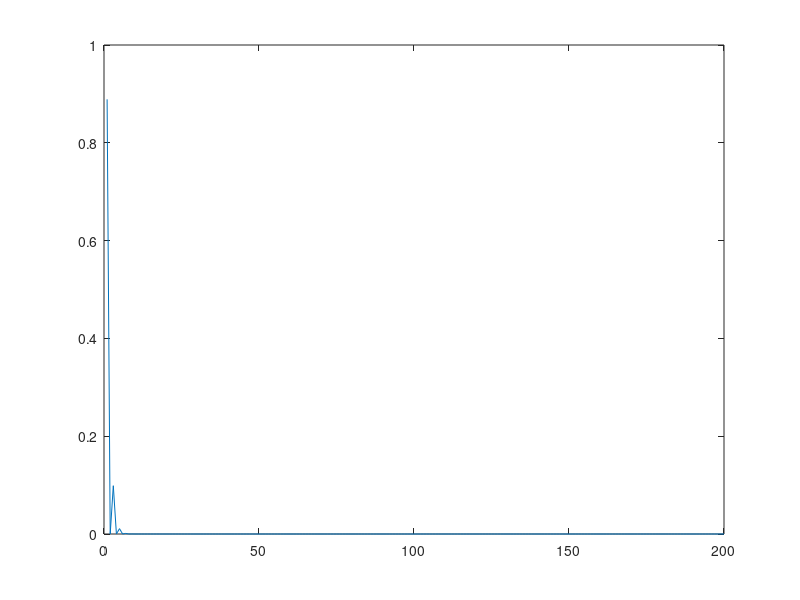
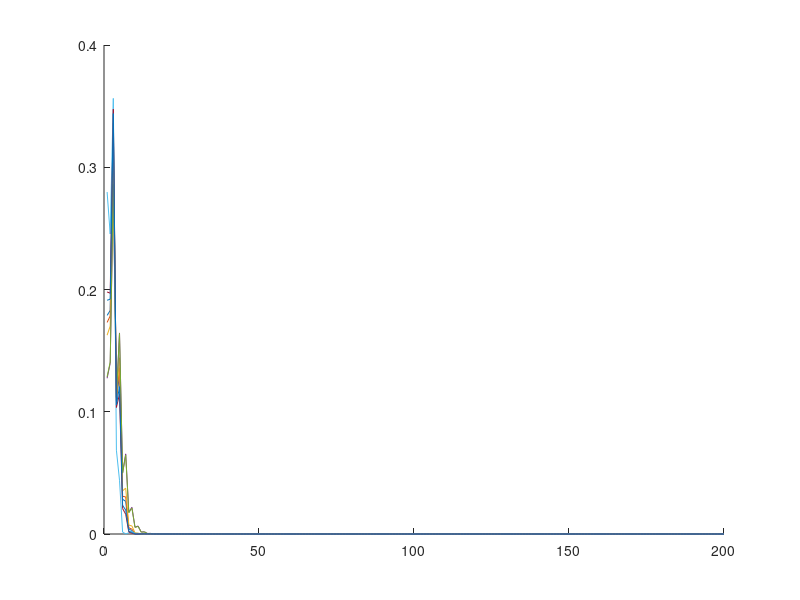

Write the MATLAB code that produced these figures, in order.
t1=1;t2=1;gamma=4/3;L=100;N=2*L; H=zeros(2*L,2*L); 
    for n=1:L
        if n>1
            H(2*n-1,2*n-2)=t2;
        end
        H(2*n-1,2*n)=t1+gamma/2;
        H(2*n,2*n-1)=t1-gamma/2;
        if n<L
            H(2*n,2*n+1)=t2;
        end
    end
% [vector_NNarray,eigN1array]=eig(H,'vector');
% abs_eig=abs(eigN1array);
% con_number=abs_eig(1);
% 
% for k=1:length(abs_eig)
%     middle=abs_eig(k);
%     if middle<con_number
%         con_number=middle;
[vector_NNarray,              eigN1array]=eig(H,'vector');%加了vector返回的特征值就是向量不是对角矩阵
  %    ↑每列为一个特征向量        ↑特征值               
abs_eig=abs(eigN1array);
[sortresult,                                     number_array]=                     sort(abs_eig);
%↑排序之后的结果，不过没啥用，其实可以用~代替          ↑前者中的abseig在原来位置的序号       ↑(￢_￢)本代码中最重要的一步
zero_number=number_array(1:2);
zero_mode=vector_NNarray(:,zero_number(1));
figure;
plot(1:N,abs(zero_mode).^2);%注意1：N
figure;
    all_number=setdiff(1:N,zero_number);
                             %除去零模
select_number=randperm(length(all_number),8);
select_result=all_number(select_number);
hold on;
for i=1:8
    state=vector_NNarray(:,all_number(i));
    plot(1:N,abs(state).^2);
end










